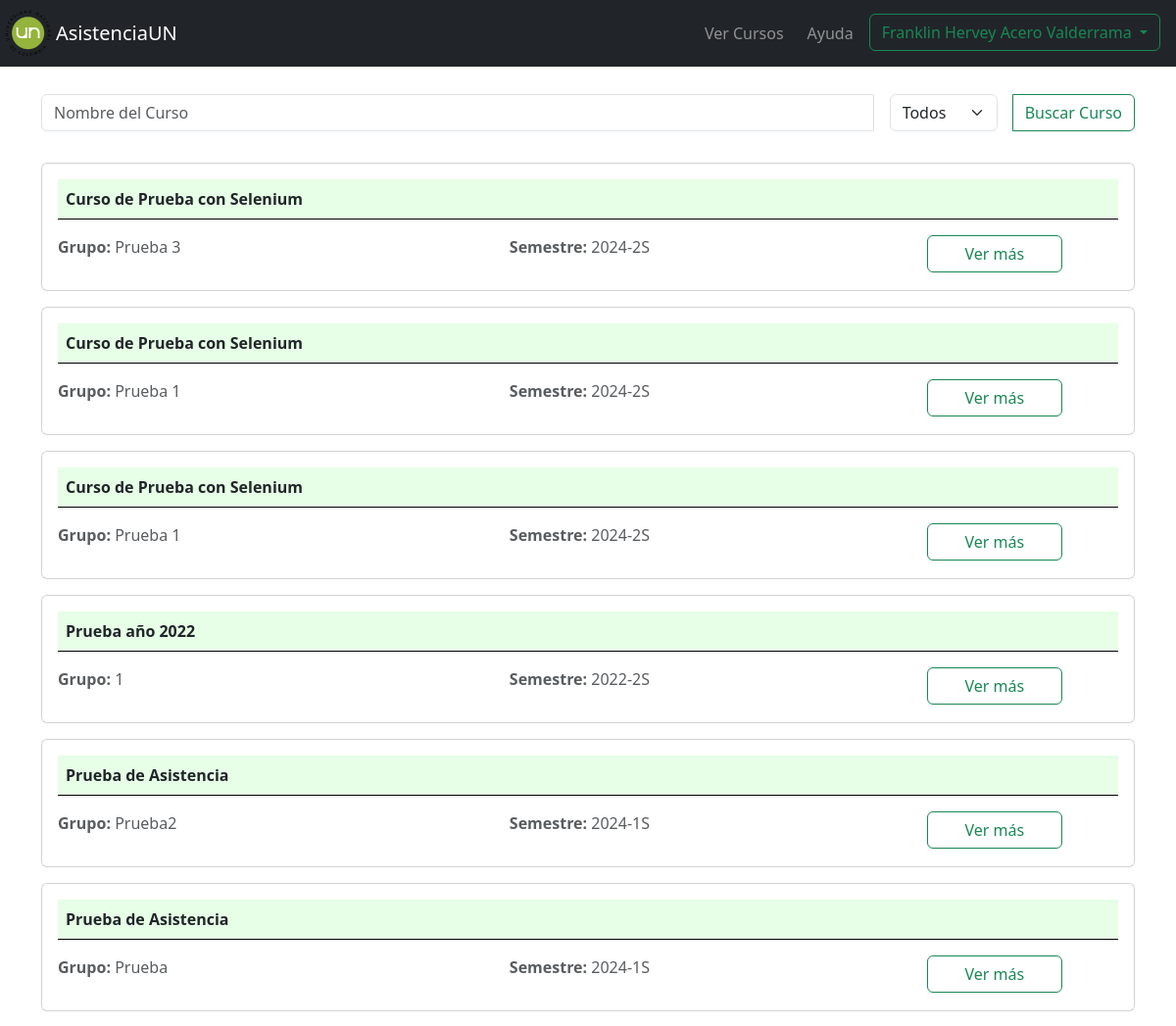
The page /listar_grupos_estudiantes/ (signed in, upper part) on the database as committed earlier.
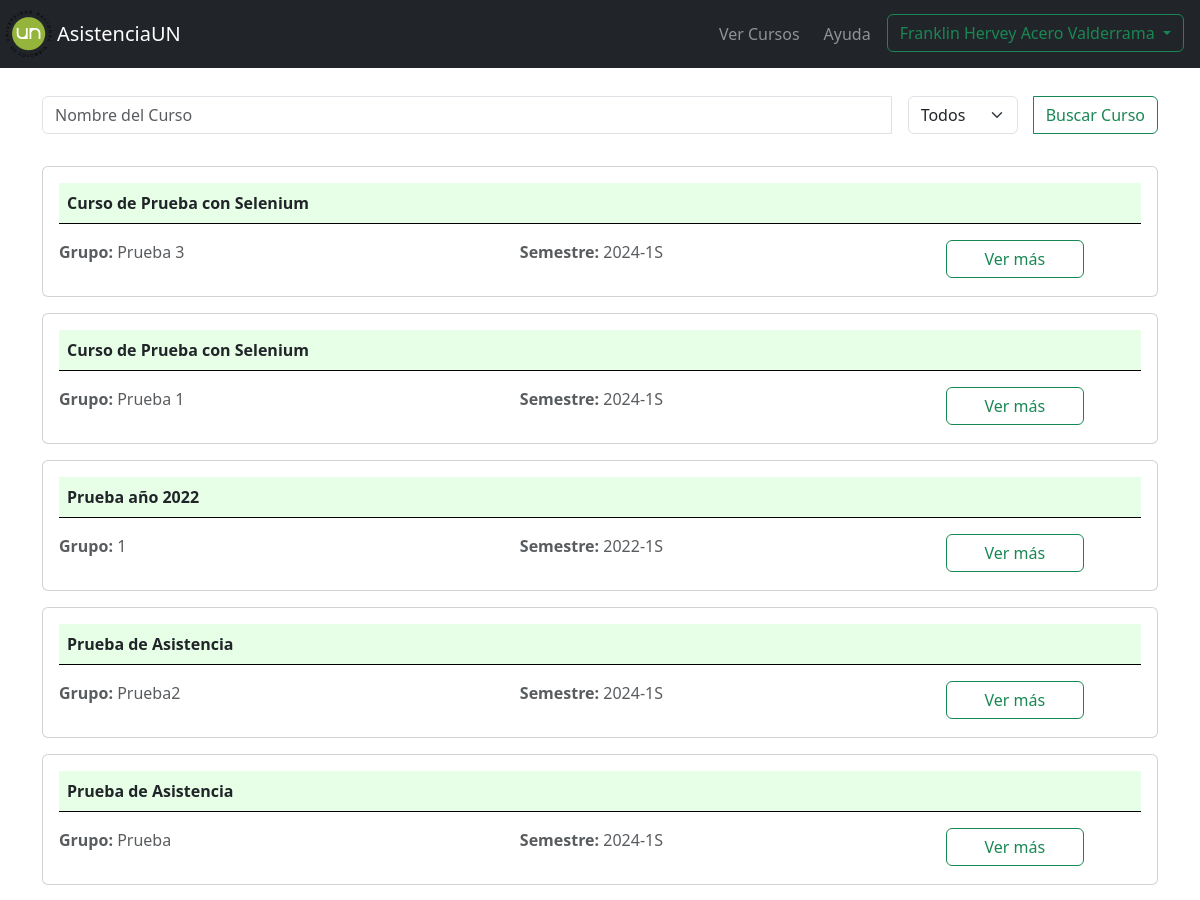
The same page on the database as committed later.
### myapp/models.py (models this page shows)
class Grupos(models.Model):
    id_grupo = models.AutoField(primary_key=True)
    nombre_grupo = models.CharField(max_length=100, null=False)
    curso_grupo = models.ForeignKey(Cursos, on_delete=models.CASCADE)
    estudiantes_grupo = models.ManyToManyField(Estudiantes, through='Inscripcion')

class Cursos(models.Model):
    id_curso = models.AutoField(primary_key=True)
    nombre_curso = models.CharField(max_length=100, null=False)
    anio_curso = models.IntegerField(null=False)
    semestre_curso = models.CharField(max_length=2, null=False, choices=[('1S', '1S'), ('2S', '2S')])
    fecha_creacion_curso = models.DateTimeField(auto_now_add=True)
    profesor_curso = models.ForeignKey(Profesores, on_delete=models.CASCADE)

### myapp/views.py (the view, shortened to what this page needs)
# urls.py: path('listar_grupos_estudiantes/', views.listar_grupos_estudiantes, name='listar_grupos_estudiantes'),
@login_required
def listar_grupos_estudiantes(request):
    if  'estudiante_id' in request.session:
        estudiante = Estudiantes.objects.get(id=request.session['estudiante_id'])
        grupos = Grupos.objects.filter(estudiantes_grupo=estudiante).order_by('-id_grupo')
        semestres = Grupos.objects.filter(estudiantes_grupo=estudiante).values('curso_grupo__anio_curso', 'curso_grupo__semestre_curso').distinct().order_by('-curso_grupo__anio_curso', '-curso_grupo__semestre_curso')
        for i in grupos:
            if f'info_{i.id_grupo}' in request.POST:
                try:
                    return redirect('registrar_asistencia',  grupo=i.id_grupo)
                except Exception as e:
                    print(e)
                    return render(request, 'estudiantes/cursos_estudiante.html', {'grupos': grupos, 'estudiante': estudiante, 'semestres': semestres})
        return render(request, 'estudiantes/cursos_estudiante.html', {'grupos': grupos, 'estudiante': estudiante, 'semestres': semestres})
    else:
        return redirect('index')

### myapp/templates/estudiantes/cursos_estudiante.html (shortened to what this page needs)
{% extends "estudiantes/format.html" %}
{% block content %}
<div class="container mt-5 pt-5">
    <form method="POST">
        <div class="input-group mb-3">
            <input type="text" class="form-control" placeholder="Nombre del Curso" aria-label="Search"
                aria-describedby="search-button" name="nombre_curso">
            <div class="btn-group mr-2 ml-2" role="group">
                <select class="form-select mr-2 ml-2" aria-label="Default select example" name="semestre">
                    <option selected disabled value="">Todos</option>
                </select>
            </div>
            <div class="input-group-append">
                <button class="btn btn-outline-success" type="submit" name="buscar_curso" id="search-button">Buscar
                    Curso</button>
            </div>
        </div>
    </form>
    <div class="row">
        {% if grupos %}
        {% for grupo in grupos %}
        <div class="col-12">
            <form method="POST">
                <div class="card mt-3">
                    <div class="card-body">
                        <div class="row">
                            <div class="col-12">
                                <p style="border-bottom: 1px solid black;" class="header-cursos-estudiante p-2"><strong>
                                        {{grupo.curso_grupo.nombre_curso}}</strong></p>
                            </div>
                            <div class="col-5">
                                <p class="text-muted"><strong>Grupo:</strong> {{grupo.nombre_grupo}} </p>
                            </div>
                            <div class="col-4">
                                <p class="text-muted"><strong>Semestre:</strong>
                                    {{grupo.curso_grupo.anio_curso}}-{{grupo.curso_grupo.semestre_curso}}</p>
                            </div>
                            <div class="col-md-3">
                                <div class="d-grid gap-2 col-8 mx-auto">
                                    <button type="submit" class="btn btn-outline-success"
                                        name="info_{{ grupo.id_grupo }}">Ver más</button>
                                </div>
                            </div>
                        </div>
                    </div>
                </div>
            </form>
        </div>
        {% endfor %}
        {% endif %}
    </div>
</div>
{% endblock %}

Rows that differ between the two databases and show on the page:
removed Grupos: curso_grupo.nombre_curso "Curso de Prueba con Selenium", nombre_grupo "Prueba 1", curso_grupo.anio_curso "2024", curso_grupo.semestre_curso "2S"
changed through a linked row, Grupos "Prueba 3": curso_grupo.semestre_curso "2S" → "1S"
changed through a linked row, Grupos "Prueba 1": curso_grupo.semestre_curso "2S" → "1S"
changed through a linked row, Grupos "Prueba año 2022": curso_grupo.semestre_curso "2S" → "1S"
